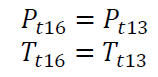
#> input picture test/image/1.png, 158 x 77 px, found by its file name; its folder holds 4 pictures in this run
$ python 2.py
#> lines starting #> are read from the running program, lines starting #| are printed output that depends on the picture
from PIL import Image
import numpy as np


a = np.array([1, 2, 3, 4])
b = np.array([[2, 3, 6, 2], [4, 2, 7, 8]])

c = 4
c = 5 if c == 3 else c
# print(a.shape)
#c = np.pad(b, ((0, 0), (2, 3)), 'constant', constant_values=(255))
#print(a.append([4, 5, 6, 7]))


def expend(data, w, h=0, value=255):
    dataH, dataW = data.shape
    h = dataH if h == 0 else h
    l = (w-dataW)//2
    r = w-dataW-l
    u = (h-dataH)//2
    d = h-dataH-u
    print(u, d, l, r)
    return np.pad(data, ((u, d), (l, r)), 'constant', constant_values=(value))


def concatenate(images):
    w = max([img.shape[1] for img in images])
    h = sum([img.shape[0] for img in images])
    result = Image.new("RGBA", (w, h))
    pasteHigh = 0
    for img in images:
        result.paste(Image.fromarray(expend(img, w)), (0, pasteHigh))
        pasteHigh += img.shape[0]
    result.show()


if __name__ == "__main__":
    images = []
    for i in range(1, 5):
        img = Image.open(rf"test\image\{i}.png").convert('I')
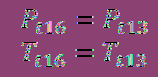
#> img: PIL image 158x77 I; 130 distinct labels, from 0 to 255; one colour per label, 0 black
        images.append(np.asarray(img))
#> pass 2 of the loop `for i in range(1, 5):`:
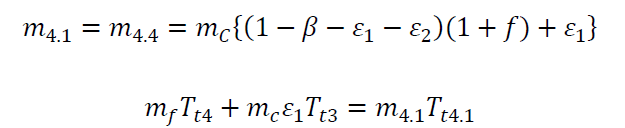
#> input picture test/image/2.png, 625 x 128 px, found by its file name
#> `img = Image.open(rf"test\image\{i}.png").convert('I')`:
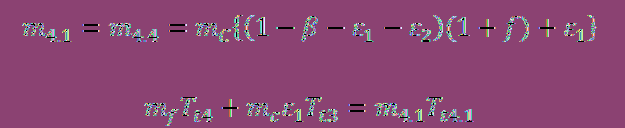
#> img: PIL image 625x128 I; 175 distinct labels, from 0 to 255; one colour per label, 0 black
#> pass 3 of the loop `for i in range(1, 5):`:
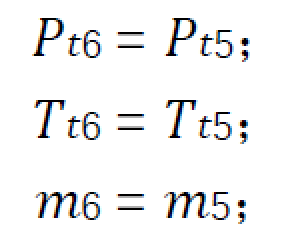
#> input picture test/image/3.png, 143 x 117 px, found by its file name (shown 2 times larger)
#> `img = Image.open(rf"test\image\{i}.png").convert('I')`:
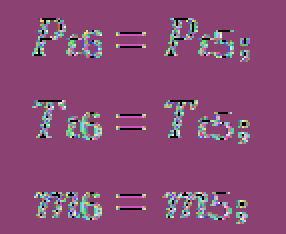
#> img: PIL image 143x117 I (shown 2 times larger); 166 distinct labels, from 0 to 255; one colour per label, 0 black
#> the loop made 4 passes; the first 3 are shown
    concatenate(images)
#> in concatenate, `result = Image.new("RGBA", (w, h))`: result: PIL image 625x479 RGBA; every value is 0
#> after the loop in concatenate, `for img in images:`:
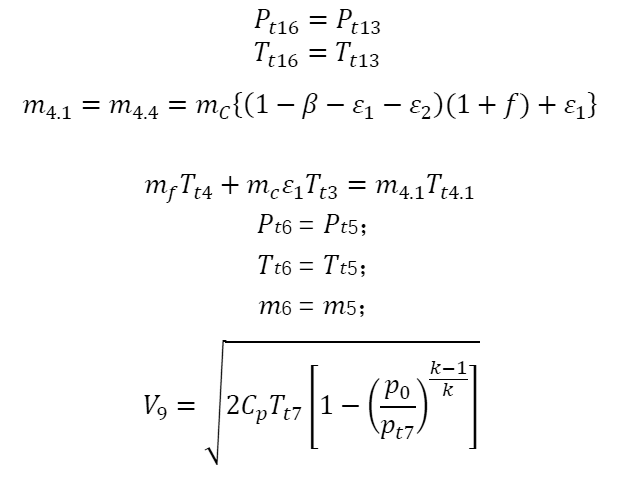
#> result: PIL image 625x479 RGBA; mean R, G, B, A 249.1, 249.1, 249.1, 255
#concatenate(img1, img2)
